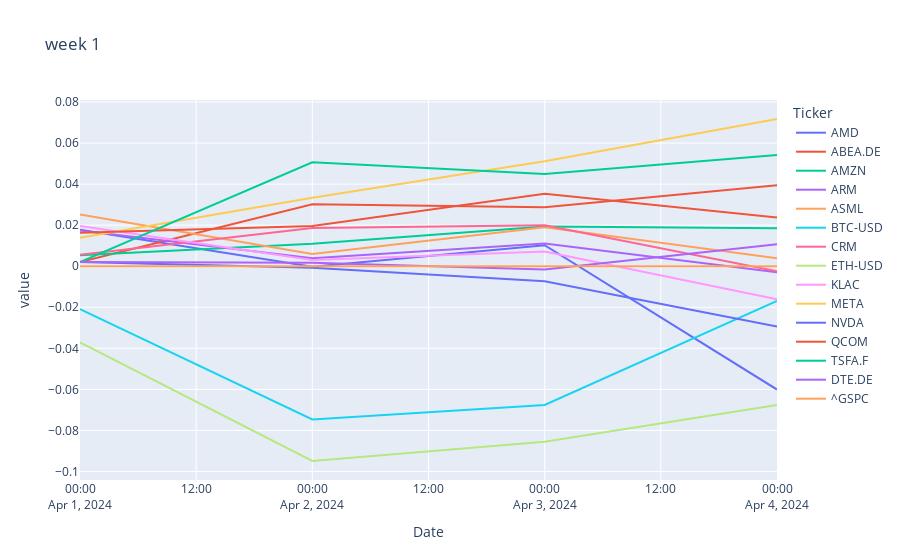
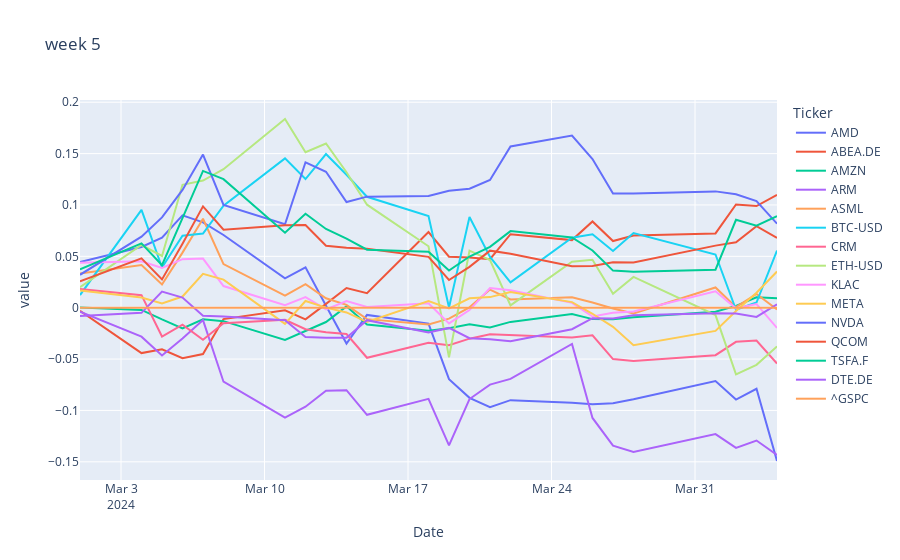
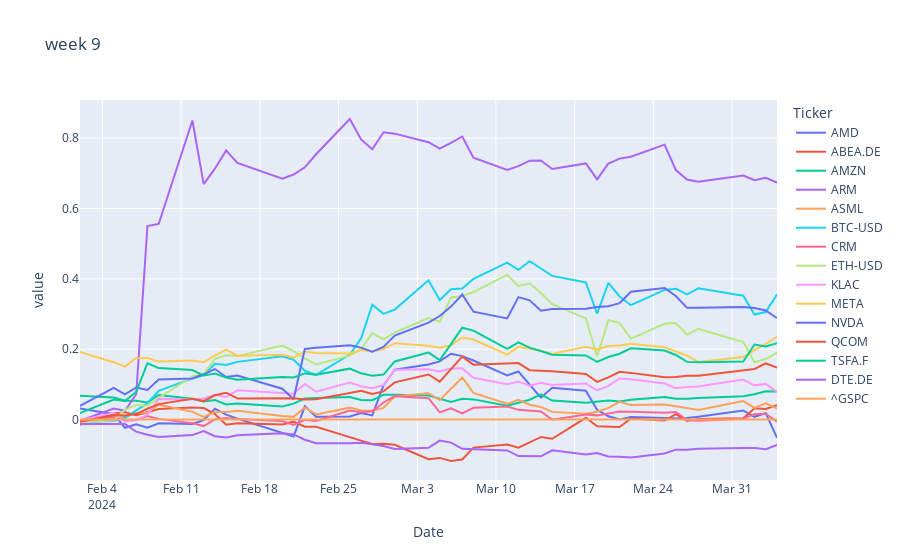
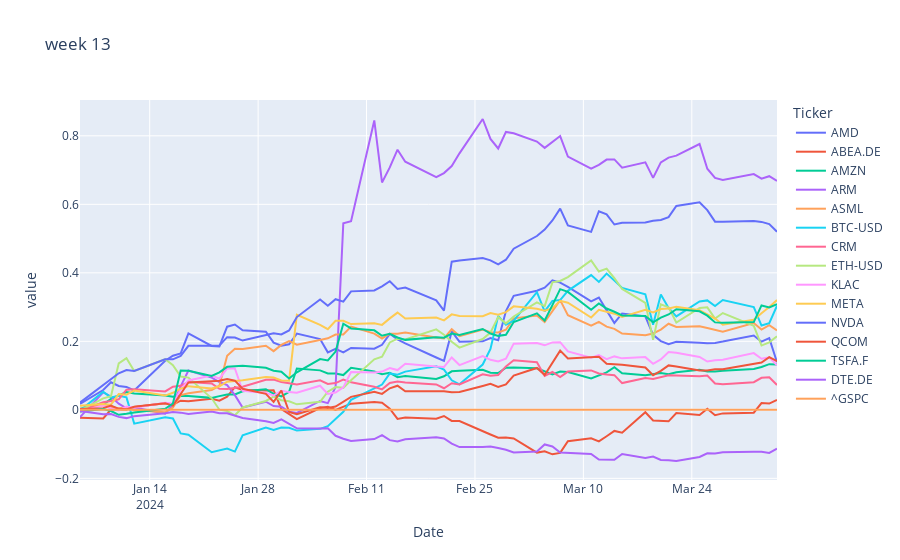

The notebook cell these images were saved under, in order:
### Code cell
import plotly.graph_objects as go
import plotly.express as px
from datetime import datetime, timedelta

for i in range(1, int(200/7) - 1, 4):
    # Calculate the date i weeks ago
    ago = datetime.today() - timedelta(days=i*7)
    # Convert the date to a string in the desired format
    date_string = ago.strftime("%Y-%m-%d")
    tmp = df[df.index >= date_string].copy()

    for symbol in symbols:
        tmp["Cum Adj Daily Return", symbol] = (tmp["Adj Daily Return", symbol] - tmp["Adj Daily Return", "^GSPC"]).cumsum()

    # Create a scatter plot
    fig = px.line(tmp['Cum Adj Daily Return'], title=f"week {i}")
    # Show the plot
    fig.show()
